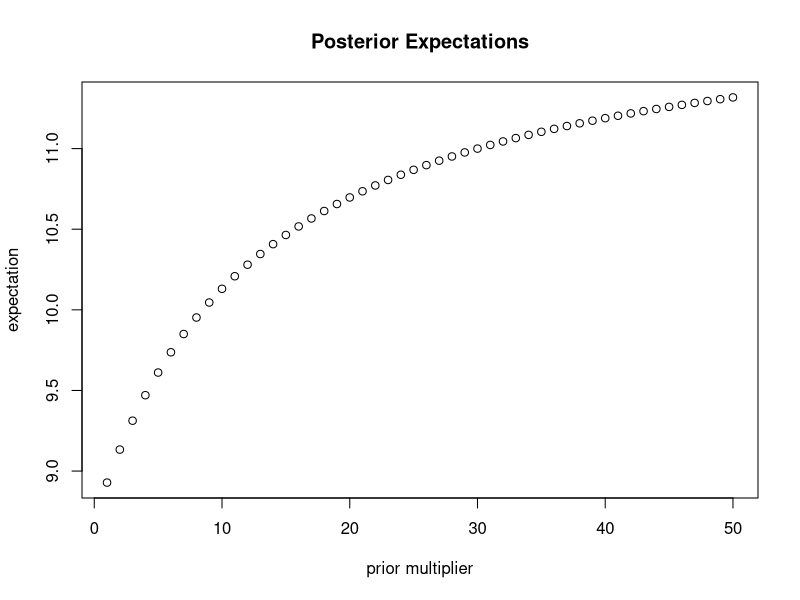

Write R code to recreate this figure.
## ---- chunk 1
knitr::opts_chunk$set(echo = TRUE)
## ---- chunk 2
c(qgamma(0.025,237,20),qgamma(0.975,237,20))

## ---- chunk 3
c(qgamma(0.025,125,14),qgamma(0.975,125,14))

## ---- chunk 4
n <- seq(1,50,1)
expectation <- matrix(data=0, nrow=1, ncol=50)
for(j in 1:50)
{
  expectation[j] <- (113+12*n[j])/(13+n[j])
}
plot(n,expectation,main="Posterior Expectations",xlab="prior multiplier",ylab="expectation")
